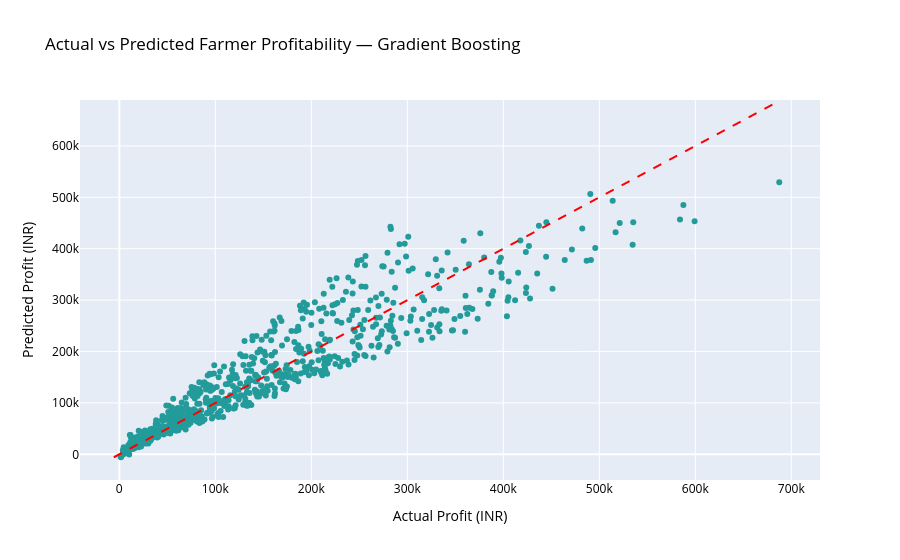

Here is the notebook cell this chart was saved with:
### Code cell
# =============================================================================
# CELL 27 | FARMER PROFITABILITY — ACTUAL vs PREDICTED SCATTER
# PURPOSE : Visualise actual vs predicted farmer profit for the best model.
# WHY     : Same diagnostic logic as Cell 14 (yield model):
#           Points along the red diagonal → perfect prediction
#           Systematic bands → model bias at certain profit levels
# =============================================================================

profit_predictions = best_profit_model.predict(
    X_test_profit
)

profit_comparison = pd.DataFrame({
    "Actual Profit": y_test_profit.values,
    "Predicted Profit": profit_predictions
})

fig = px.scatter(
    profit_comparison,
    x="Actual Profit",
    y="Predicted Profit",
    title=f"Actual vs Predicted Farmer Profitability — {best_profit_model_name}",
    color_discrete_sequence=["#239B9B"]
)

min_val = min(
    profit_comparison["Actual Profit"].min(),
    profit_comparison["Predicted Profit"].min()
)

max_val = max(
    profit_comparison["Actual Profit"].max(),
    profit_comparison["Predicted Profit"].max()
)

fig.add_shape(
    type="line",
    x0=min_val, y0=min_val,
    x1=max_val, y1=max_val,
    line=dict(color="red", dash="dash")   # Perfect prediction reference diagonal
)

fig.update_layout(
    xaxis_title="Actual Profit (INR)",
    yaxis_title="Predicted Profit (INR)",
    font=dict(color="black"),
    title_font_color="black"
)

fig.show()

### Figure 1 — Plotly figure (JSON) as saved in the notebook; plotly's stock layout.template omitted (floating-point values rounded to 4 significant figures; data arrays with more than 128 entries replaced by an {"elided": "..."} marker saying what was removed)
{"data": [{"hovertemplate": "Actual Profit=%{x}<br>Predicted Profit=%{y}<extra></extra>", "legendgroup": "", "marker": {"color": "#239B9B", "symbol": "circle"}, "mode": "markers", "name": "", "orientation": "v", "showlegend": false, "type": "scatter", "x": {"elided": "720 float values"}, "xaxis": "x", "y": {"elided": "720 float values"}, "yaxis": "y"}], "layout": {"font": {"color": "black"}, "legend": {"tracegroupgap": 0}, "shapes": [{"line": {"color": "red", "dash": "dash"}, "type": "line", "x0": -5717.0, "x1": 687500.0, "y0": -5717.0, "y1": 687500.0}], "title": {"font": {"color": "black"}, "text": "Actual vs Predicted Farmer Profitability — Gradient Boosting"}, "xaxis": {"anchor": "y", "domain": [0.0, 1.0], "title": {"text": "Actual Profit (INR)"}}, "yaxis": {"anchor": "x", "domain": [0.0, 1.0], "title": {"text": "Predicted Profit (INR)"}}}}
